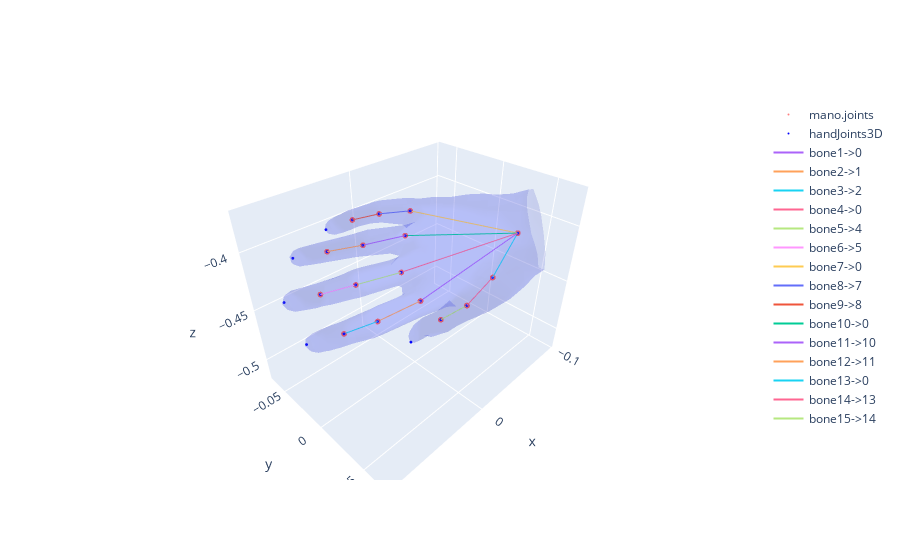

The code cell stored with this chart in its notebook:
### Code cell
from utils.mano import ManoLayer
from utils import utils
import plotly.graph_objects as go

mano_layer = ManoLayer()
anno = utils.load_ho_meta()
mano = mano_layer(anno)


fig = go.Figure()
utils.add_mesh_to_fig(fig, mano.vertices[0], mano_layer.faces, opacity=0.2)
fig.add_trace(
    go.Scatter3d(
        x=mano.joints[0][:, 0],
        y=mano.joints[0][:, 1],
        z=mano.joints[0][:, 2],
        mode='markers',
        marker=dict(
            size=2,
            color='red',
            opacity=0.5,
        ),
        text=[f'joint {i}' for i in range(mano.joints.shape[1])],
        # hoverinfo='text',
        textposition='top center',
        name='mano.joints',
    )
)
fig.add_trace(
    go.Scatter3d(
        x=anno['handJoints3D'][:, 0],
        y=anno['handJoints3D'][:, 1],
        z=anno['handJoints3D'][:, 2],
        mode='markers',
        marker=dict(
            size=1,
            color='blue',
        ),
        name='handJoints3D',
    )
)

for i in range(16):
    if mano_layer.parents[i] == -1:
        continue
    fig.add_trace(
        go.Scatter3d(
            x=[mano.joints[0][i, 0], mano.joints[0][mano_layer.parents[i], 0]],
            y=[mano.joints[0][i, 1], mano.joints[0][mano_layer.parents[i], 1]],
            z=[mano.joints[0][i, 2], mano.joints[0][mano_layer.parents[i], 2]],
            mode='lines',
            name=f'bone{i}->{mano_layer.parents[i]}',
        )
    )
fig.show()

### Figure 1 — Plotly figure (JSON) as saved in the notebook; plotly's stock layout.template omitted (floating-point values rounded to 4 significant figures; data arrays with more than 128 entries replaced by an {"elided": "..."} marker saying what was removed)
{"data": [{"i": {"elided": "1538 int values"}, "j": {"elided": "1538 int values"}, "k": {"elided": "1538 int values"}, "opacity": 0.2, "type": "mesh3d", "x": {"elided": "778 float values"}, "y": {"elided": "778 float values"}, "z": {"elided": "778 float values"}}, {"marker": {"color": "red", "opacity": 0.5, "size": 2}, "mode": "markers", "name": "mano.joints", "text": ["joint 0", "joint 1", "joint 2", "joint 3", "joint 4", "joint 5", "joint 6", "joint 7", "joint 8", "joint 9", "joint 10", "joint 11", "joint 12", "joint 13", "joint 14", "joint 15"], "textposition": "top center", "type": "scatter3d", "x": [-0.07222, 0.01549, 0.05016, 0.07131, 0.02038, 0.05091, 0.07058, -0.01209, 0.004398, 0.01834, 0.004043, 0.02895, 0.04636, -0.05105, -0.03793, -0.02754], "y": [0.03997, 0.02175, 0.01478, 0.004144, 0.007524, -0.005454, -0.0201, -0.01644, -0.03256, -0.04734, -0.00513, -0.02295, -0.04312, 0.03596, 0.02283, 0.003995], "z": [-0.4075, -0.4359, -0.4388, -0.4435, -0.4157, -0.4179, -0.4234, -0.3876, -0.3899, -0.3951, -0.3977, -0.4027, -0.4092, -0.4403, -0.468, -0.4879]}, {"marker": {"color": "blue", "size": 1}, "mode": "markers", "name": "handJoints3D", "type": "scatter3d", "x": [-0.07222, 0.01549, 0.05016, 0.07131, 0.02038, 0.05091, 0.07058, -0.01209, 0.004398, 0.01834, 0.004043, 0.02895, 0.04636, -0.05105, -0.03793, -0.02754, -0.01144, 0.09062, 0.08757, 0.06241, 0.03244], "y": [0.03997, 0.02175, 0.01478, 0.004144, 0.007524, -0.005454, -0.0201, -0.01644, -0.03256, -0.04734, -0.00513, -0.02295, -0.04312, 0.03596, 0.02283, 0.003995, -0.0165, -0.01391, -0.0414, -0.06553, -0.06278], "z": [-0.4075, -0.4359, -0.4388, -0.4435, -0.4157, -0.4179, -0.4234, -0.3876, -0.3899, -0.3951, -0.3977, -0.4027, -0.4092, -0.4403, -0.468, -0.4879, -0.5162, -0.4524, -0.4325, -0.4175, -0.4038]}, {"mode": "lines", "name": "bone1->0", "type": "scatter3d", "x": [0.01549, -0.07222], "y": [0.02175, 0.03997], "z": [-0.4359, -0.4075]}, {"mode": "lines", "name": "bone2->1", "type": "scatter3d", "x": [0.05016, 0.01549], "y": [0.01478, 0.02175], "z": [-0.4388, -0.4359]}, {"mode": "lines", "name": "bone3->2", "type": "scatter3d", "x": [0.07131, 0.05016], "y": [0.004144, 0.01478], "z": [-0.4435, -0.4388]}, {"mode": "lines", "name": "bone4->0", "type": "scatter3d", "x": [0.02038, -0.07222], "y": [0.007524, 0.03997], "z": [-0.4157, -0.4075]}, {"mode": "lines", "name": "bone5->4", "type": "scatter3d", "x": [0.05091, 0.02038], "y": [-0.005454, 0.007524], "z": [-0.4179, -0.4157]}, {"mode": "lines", "name": "bone6->5", "type": "scatter3d", "x": [0.07058, 0.05091], "y": [-0.0201, -0.005454], "z": [-0.4234, -0.4179]}, {"mode": "lines", "name": "bone7->0", "type": "scatter3d", "x": [-0.01209, -0.07222], "y": [-0.01644, 0.03997], "z": [-0.3876, -0.4075]}, {"mode": "lines", "name": "bone8->7", "type": "scatter3d", "x": [0.004398, -0.01209], "y": [-0.03256, -0.01644], "z": [-0.3899, -0.3876]}, {"mode": "lines", "name": "bone9->8", "type": "scatter3d", "x": [0.01834, 0.004398], "y": [-0.04734, -0.03256], "z": [-0.3951, -0.3899]}, {"mode": "lines", "name": "bone10->0", "type": "scatter3d", "x": [0.004043, -0.07222], "y": [-0.00513, 0.03997], "z": [-0.3977, -0.4075]}, {"mode": "lines", "name": "bone11->10", "type": "scatter3d", "x": [0.02895, 0.004043], "y": [-0.02295, -0.00513], "z": [-0.4027, -0.3977]}, {"mode": "lines", "name": "bone12->11", "type": "scatter3d", "x": [0.04636, 0.02895], "y": [-0.04312, -0.02295], "z": [-0.4092, -0.4027]}, {"mode": "lines", "name": "bone13->0", "type": "scatter3d", "x": [-0.05105, -0.07222], "y": [0.03596, 0.03997], "z": [-0.4403, -0.4075]}, {"mode": "lines", "name": "bone14->13", "type": "scatter3d", "x": [-0.03793, -0.05105], "y": [0.02283, 0.03596], "z": [-0.468, -0.4403]}, {"mode": "lines", "name": "bone15->14", "type": "scatter3d", "x": [-0.02754, -0.03793], "y": [0.003995, 0.02283], "z": [-0.4879, -0.468]}], "layout": {}}
